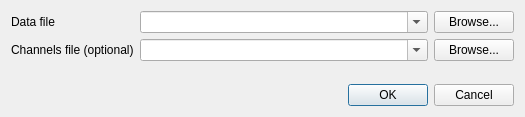
<?xml version="1.0" encoding="UTF-8"?>
<ui version="4.0">
 <class>OpenDialog</class>
 <widget class="QDialog" name="OpenDialog">
  <property name="geometry">
   <rect>
    <x>0</x>
    <y>0</y>
    <width>525</width>
    <height>117</height>
   </rect>
  </property>
  <property name="windowTitle">
   <string>Dialog</string>
  </property>
  <layout class="QVBoxLayout" name="verticalLayout">
   <item>
    <layout class="QFormLayout" name="formLayout">
     <item row="0" column="0">
      <widget class="QLabel" name="datafile_label">
       <property name="text">
        <string>Data file</string>
       </property>
       <property name="buddy">
        <cstring>data_file_combo</cstring>
       </property>
      </widget>
     </item>
     <item row="0" column="1">
      <layout class="QHBoxLayout" name="data_file_layout">
       <item>
        <widget class="QComboBox" name="data_file_combo">
         <property name="maximumSize">
          <size>
           <width>800</width>
           <height>16777215</height>
          </size>
         </property>
         <property name="editable">
          <bool>true</bool>
         </property>
         <property name="sizeAdjustPolicy">
          <enum>QComboBox::AdjustToMinimumContentsLength</enum>
         </property>
        </widget>
       </item>
       <item>
        <widget class="QPushButton" name="data_file_button">
         <property name="sizePolicy">
          <sizepolicy hsizetype="Fixed" vsizetype="Fixed">
           <horstretch>0</horstretch>
           <verstretch>0</verstretch>
          </sizepolicy>
         </property>
         <property name="text">
          <string>Browse...</string>
         </property>
        </widget>
       </item>
      </layout>
     </item>
     <item row="1" column="0">
      <widget class="QLabel" name="channelfile_label">
       <property name="text">
        <string>Channels file (optional)</string>
       </property>
       <property name="buddy">
        <cstring>channel_file_combo</cstring>
       </property>
      </widget>
     </item>
     <item row="1" column="1">
      <layout class="QHBoxLayout" name="channel_file_layout">
       <item>
        <widget class="QComboBox" name="channel_file_combo">
         <property name="maximumSize">
          <size>
           <width>800</width>
           <height>16777215</height>
          </size>
         </property>
         <property name="editable">
          <bool>true</bool>
         </property>
         <property name="sizeAdjustPolicy">
          <enum>QComboBox::AdjustToMinimumContentsLength</enum>
         </property>
        </widget>
       </item>
       <item>
        <widget class="QPushButton" name="channel_file_button">
         <property name="sizePolicy">
          <sizepolicy hsizetype="Fixed" vsizetype="Fixed">
           <horstretch>0</horstretch>
           <verstretch>0</verstretch>
          </sizepolicy>
         </property>
         <property name="text">
          <string>Browse...</string>
         </property>
        </widget>
       </item>
      </layout>
     </item>
    </layout>
   </item>
   <item>
    <widget class="QDialogButtonBox" name="button_box">
     <property name="orientation">
      <enum>Qt::Horizontal</enum>
     </property>
     <property name="standardButtons">
      <set>QDialogButtonBox::Cancel|QDialogButtonBox::Ok</set>
     </property>
    </widget>
   </item>
  </layout>
 </widget>
 <tabstops>
  <tabstop>data_file_combo</tabstop>
  <tabstop>data_file_button</tabstop>
  <tabstop>channel_file_combo</tabstop>
  <tabstop>channel_file_button</tabstop>
  <tabstop>button_box</tabstop>
 </tabstops>
 <resources/>
 <connections>
  <connection>
   <sender>button_box</sender>
   <signal>accepted()</signal>
   <receiver>OpenDialog</receiver>
   <slot>accept()</slot>
   <hints>
    <hint type="sourcelabel">
     <x>227</x>
     <y>95</y>
    </hint>
    <hint type="destinationlabel">
     <x>157</x>
     <y>116</y>
    </hint>
   </hints>
  </connection>
  <connection>
   <sender>button_box</sender>
   <signal>rejected()</signal>
   <receiver>OpenDialog</receiver>
   <slot>reject()</slot>
   <hints>
    <hint type="sourcelabel">
     <x>295</x>
     <y>101</y>
    </hint>
    <hint type="destinationlabel">
     <x>286</x>
     <y>116</y>
    </hint>
   </hints>
  </connection>
 </connections>
</ui>
